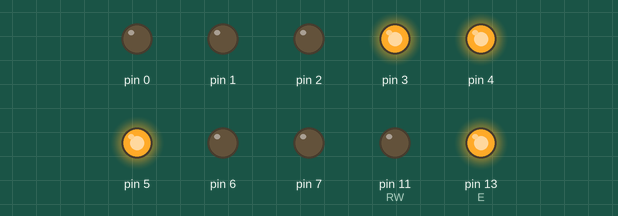
This sketch was run on a simulated Arduino Uno, built with avr-gcc and run on an emulated ATmega328P. On the bench: output pins drawn as LEDs (lit = HIGH). Pins used as bus, display or sensor lines are not drawn.

Above: at 0.05 s.
At 0.61 s:
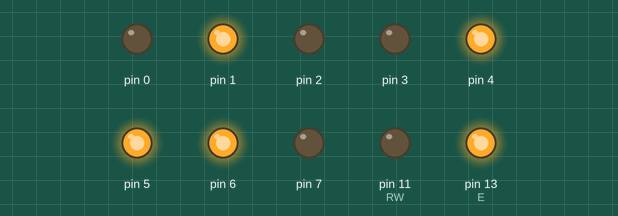
At 1.21 s:
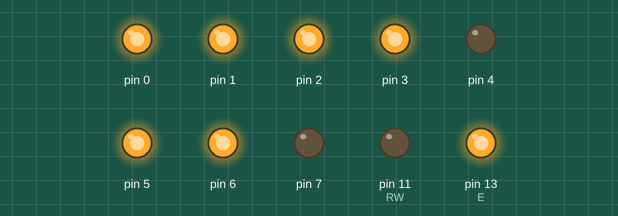
At 2.29 s:
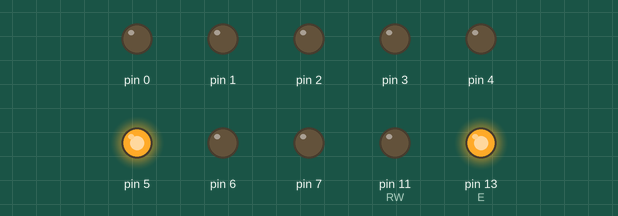
At 4.71 s:
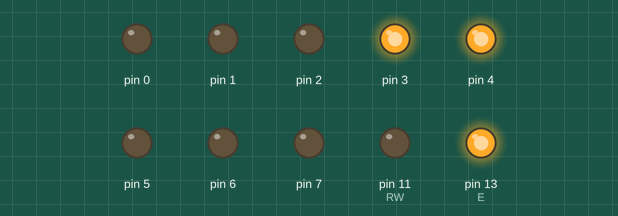
At 9.39 s:
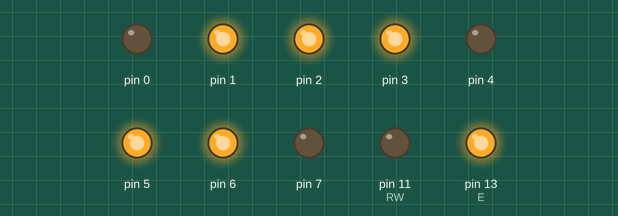
Timing chart, 0 to 9.7 s (numbered marks = the images above):
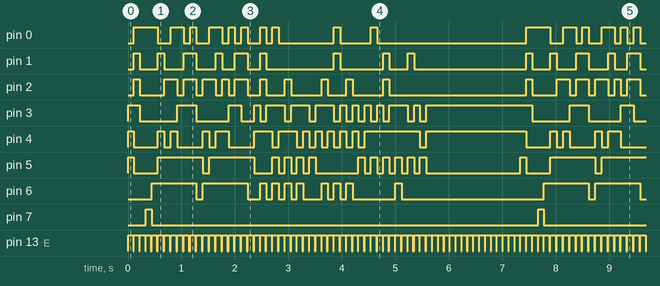

The sketch:

LCD_16x2.ino
```cpp
//LCD Pin name: 4=RS
//LCD Pin name: 5=RW
//LCD Pin name: 6=E

int RS = 12;
int RW = 11;
int E = 13;

//khai bao bien
int i;

//khai bao thu vien chan LCD
void setup()
{
  DDRD=0xFF;
  pinMode(RS,OUTPUT);
  pinMode(RW,OUTPUT);
  pinMode(E,OUTPUT);
}

void LCD_Command(unsigned char lenh)
{
  PORTD = lenh;
  digitalWrite(RS,0);//RS=0, ghi lệnh
  digitalWrite(RW,0);
  digitalWrite(E,1);
  delay(100);
  digitalWrite(E,0);
}

void LCD_Data(unsigned char dulieu)  //Function to send display data to LCD
{
    PORTD = dulieu;
    digitalWrite(RS,1);//RS=1, ghi du lieu
    digitalWrite(RW,0);
    digitalWrite(E,1);
    delay(100);
    digitalWrite(E,0);
}

void LCD_Init()    //Function to prepare the LCD  and get it ready
{
    LCD_Command(0x38);  // for using 2 lines and 5X7 matrix of LCD
    delay(10);
    LCD_Command(0x0F);  // turn display ON, cursor blinking
    delay(10);
    LCD_Command(0x01);  //clear screen
    delay(10);
    LCD_Command(0x81);  // bring cursor to position 1 of line 1
    delay(10);
}

void LCD_ShiftLeft()
{
  LCD_Command(0x18);// Shift display entire to left
  delay(10);
}

void Display()
{
    char S_character[]="Arduino Testing With LCD 16x2 ";
    int j=0;

    while(S_character[j] != '\0') // searching the null terminator in the sentence
    {
      if(j<16)
      {
        LCD_Data(S_character[j]);
        j++;
        delay(20);//Next character
      }
      else
      {
        LCD_ShiftLeft();
        LCD_Data(S_character[j]);
        j++;
        delay(20);//Next character
      }
    }

    //Het data, tien hanh dich cho den het
    for(j=0;j<16;j++)
    {
      LCD_ShiftLeft();
    }
}


void loop()
{
  LCD_Init();
  Display();
}
```

Measured:
- by itself, pin 2–5: moves between LOW and HIGH, repeating every 7.3 s
- by itself, pin 7: alternates HIGH for 0.11 s and LOW for 7.2 s
- by itself, pin 13 (E): alternates HIGH for 0.10 s and LOW for 0.01 s
- by itself, pin 6: repeats every 7.3 s: LOW 0.12 s, HIGH 0.84 s, LOW 0.23 s, 3 × (HIGH 0.12 s, LOW 0.11 s), HIGH 0.12 s, LOW 0.34 s, 2 × (HIGH 0.12 s, LOW 0.11 s), HIGH 0.12 s, LOW 0.80 s, HIGH 0.12 s, LOW 2.7 s, HIGH 0.84 s
- by itself, pin 1: repeats every 7.3 s: LOW 0.34 s, HIGH 0.12 s, LOW 0.36 s, HIGH 0.24 s, LOW 0.36 s, HIGH 0.12 s, LOW 0.24 s, HIGH 0.24 s, LOW 0.23 s, HIGH 0.12 s, LOW 1.3 s, HIGH 0.12 s, LOW 0.80 s, HIGH 0.12 s, LOW 0.34 s, HIGH 0.12 s, LOW 2.1 s, HIGH 0.11 s
